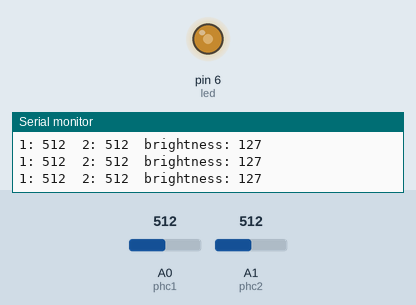
Recording of a sketch running on a simulated Arduino Uno, built with avr-gcc and run on an emulated ATmega328P. Shown: output pins drawn as LEDs (lit = HIGH), the last lines printed to the serial monitor. The test bench sets the inputs (shaded band); at power-on: A0 (phc1) = 512, A1 (phc2) = 512.

Above: at 1.2 s.
1.3 s: A0 (phc1) set to 110
At 2.3 s:
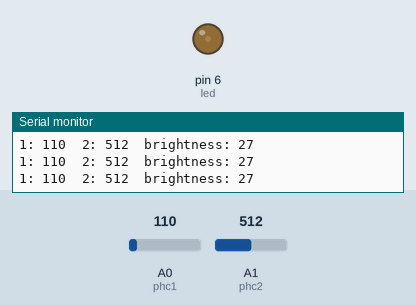
2.8 s: A0 (phc1) set to 94
At 3.3 s:
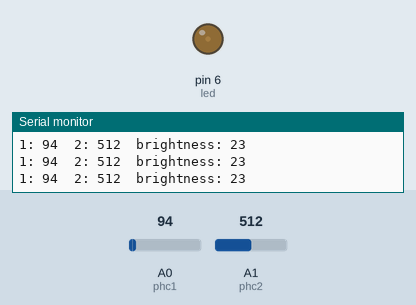
5.8 s: A0 (phc1) set to 43
At 6.3 s:
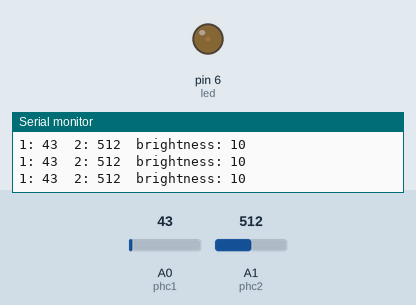
8.8 s: A0 (phc1) set to 37
At 10.3 s:
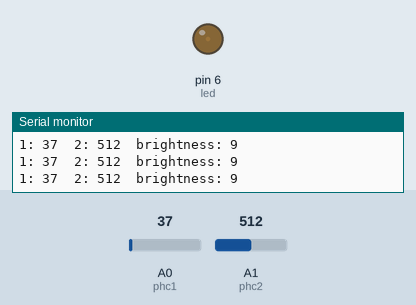
11.8 s: A0 (phc1) set to 11
At 12.6 s:
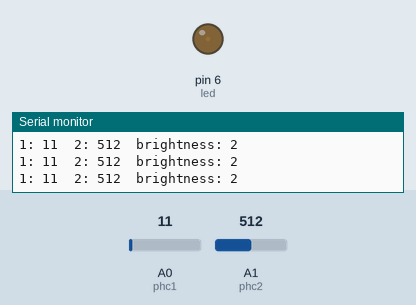
13.3 s: A0 (phc1) set to 8
At 14.3 s:
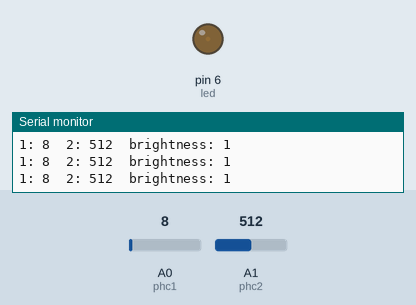
Timing chart, 0 to 16.3 s (numbered marks = the images above; inputs shaded):
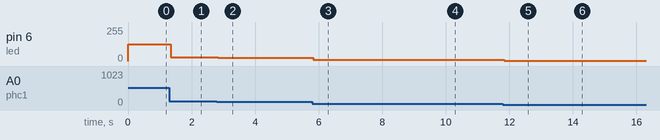

The sketch:

ledbrightness_photocell.ino
```cpp
#define phc1 A0
#define phc2 A1
#define led 6

int phc1_val;
int phc2_val;

int brightness = 0;

void setup() {
  // put your setup code here, to run once:
  Serial.begin(9600);
//  pinMode(led, OUTPUT);
}

void loop() {
  // put your main code here, to run repeatedly:
  phc1_val = analogRead(phc1);
  phc2_val = analogRead(phc2);
  brightness = map(phc1_val, 0, 1023, 0, 255);

  Serial.print("1: ");
  Serial.print(phc1_val);
  Serial.print("\t2: ");
  Serial.print(phc2_val);
  Serial.print("\tbrightness: ");
  Serial.print(brightness);
  Serial.println();

  analogWrite(led, brightness);

//  delay(1000);
}
```

Measured:
- after the input at 1.3 s, pin 6 (led): 127/255 → 27/255 after 0.05 s
- after the input at 2.8 s, pin 6 (led): 27/255 → 23/255 after 0.05 s
- after the input at 5.8 s, pin 6 (led): 23/255 → 10/255 at once
- after the input at 8.8 s, pin 6 (led): 10/255 → 9/255 after 0.05 s
- after the input at 11.8 s, pin 6 (led): 9/255 → 2/255 after 0.05 s
- after the input at 13.3 s, pin 6 (led): 2/255 → 1/255 at once
